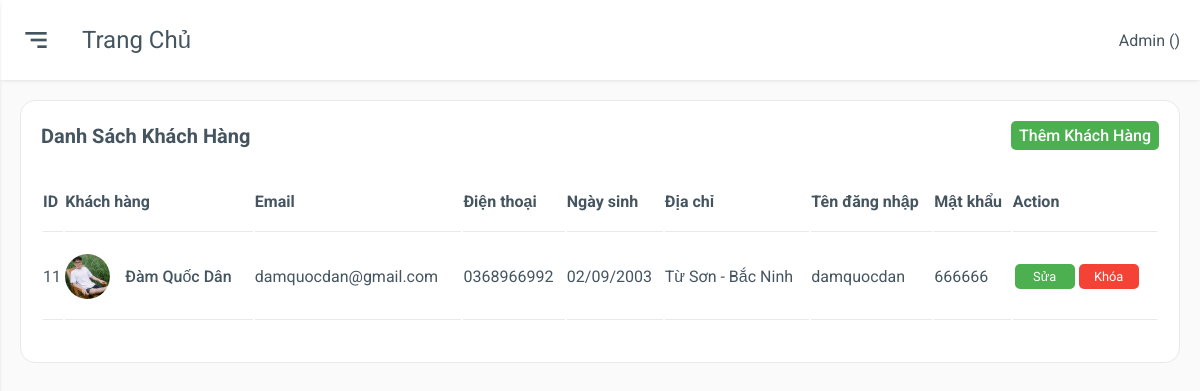
Screenshot of /admin/customer.php with the database file from the repository.
### tables this page shows
CREATE TABLE `nguoidung` (
  `ID` int(11) NOT NULL,
  `HOTEN` varchar(255) NOT NULL,
  `EMAIL` varchar(255) NOT NULL,
  `DIENTHOAI` varchar(11) NOT NULL,
  `DIACHI` varchar(255) NOT NULL,
  `NGAYSINH` date NOT NULL,
  `HINHANH` varchar(255) NOT NULL,
  `TENDANGNHAP` varchar(255) NOT NULL,
  `MATKHAU` varchar(255) NOT NULL,
  `TRANGTHAI` bit(1) NOT NULL
);

### admin/customer.php (the view, shortened to what this page needs)
<?php
    include "../connect.php";
     $admin = $_SESSION['admin'];
?>
<!DOCTYPE html>
<html>
<head>
    <link href='https://unpkg.com/boxicons@2.0.7/css/boxicons.min.css' rel='stylesheet'>
    <link rel="stylesheet" href="./css/grid.css">
    <link rel="stylesheet" href="./css/app.css">
    <link rel="stylesheet" href="./css/responsiveCustomer.css">
</head>
<body>
    <div class="main">
        <div class="main-header">
            <div class="main-option">
                    <div class="mobile-toggle" id="mobile-toggle">
                        <i class='bx bx-menu-alt-right'></i>
                    </div>
                    <div class="main-title">
                        Trang chủ
                    </div>
            </div>
            <div class="main-name">
                <p>Admin (<span><?php echo $admin['HOTEN'] ?></span>)</p>
            </div>
        </div>
        <div class="main-content">
            <div class="row">
                <div class="col-12">
                    <div class="box">
                        <div class="box-header">
                            <p>Danh sách khách hàng</p>
                            <a href="adduser.php" class="add-user">Thêm khách hàng</a>
                        </div>
                        <div class="box-body overflow-scroll">
                            <table>
                                <thead>
                                    <tr>
                                        <th>ID</th>
                                        <th>Khách hàng</th>
                                        <th>Email</th>
                                        <th>Điện thoại</th>
                                        <th>Ngày sinh</th>
                                        <th>Địa chỉ</th>
                                        <th>Tên đăng nhập</th>
                                        <th>Mật khẩu</th>
                                        <th>Action</th>
                                    </tr>
                                </thead>
                                <tbody>
                                    <?php
                                        $sql = "SELECT * FROM nguoidung";
                                        $result = mysqli_query($conn, $sql);
                                        while ($row = $result->fetch_assoc()) {
                                            $s = '<tr>
                                                    <td>'.$row['ID'].'</td>
                                                    <td>
                                                        <div class="order-owner">
                                                            <img src=.'.$row['HINHANH'].'>
                                                            <span>'.$row['HOTEN'].'</span>
                                                        </div>
                                                    </td>
                                                    <td>'.$row['EMAIL'].'</td>
                                                    <td>'.$row['DIENTHOAI'].'</td>
                                                    <td>'.date('d/m/Y', strtotime($row['NGAYSINH'])).'</td>
                                                    <td>'.$row['DIACHI'].'</td>
                                                    <td>'.$row['TENDANGNHAP'].'</td>
                                                    <td>'.$row['MATKHAU'].'</td>
                                                    <td>
                                                        <div>';
                                            $s .= '<a href="updatecustomer.php?idKH='.$row['ID'].'" class="btn btn-update">Sửa</a>';
                                            if ($row['TRANGTHAI'] == 1) {
                                                $s .= '<a href="blockcustomer.php?idKH='.$row['ID'].'" class="btn btn-block">Khóa</a>';
                                            } else {
                                                $s .= '<a href="unblockcustomer.php?idKH='.$row['ID'].'" class="btn btn-block">Mở khóa</a>';
                                            }
                                            $s .= '</div>
                                                    </td>
                                                </tr>';
                                            echo $s;
                                        }
                                    ?>
                                </tbody>
                            </table>
                        </div>
                    </div>
                </div>
            </div>
        </div>
	</div>
</body>
</html>

### admin/css/grid.css (style rules this page uses)
.row { display: flex; flex-wrap: wrap; margin: 0 -15px; }
[class*="col-"] { padding: 0 15px; margin-bottom: 20px; }
.col-12 { width: 100%; }

### admin/css/app.css (style rules this page uses)
:root { --body-bg: #fafafb; --box-bg: #ffffff; --main-color: #ff0000; --text-color: #455560; --text-second-color: #72849ab3; --border-color: #e9e9e9; --menu-item-active-bg: rgba(62, 121, 247, 0.1); --box-border-radius: 15px; --sidebar-size: 300px; --sidebar-logo-img-size: 45px; --sidebar-logo-size: 80px; --profile-image-size: 45px; --main-header-height: 80px; --shadow: 0 1px 4px -1px rgb(0 0 0 / 15%); }
* { padding: 0; margin: 0; box-sizing: border-box; }
body { font-family: "Roboto", sans-serif; background-color: var(--body-bg); color: var(--text-color); position: relative; }
a { text-decoration: none; color: unset; display: inline-block; }
.btn { background-color: transparent; border: none; outline: none; display: grid; place-items: center; cursor: pointer; color: var(--main-color); padding: 0.5rem; border-radius: 0.25rem; }
.main { padding-left: var(--sidebar-size); }
.main-header { height: var(--main-header-height); display: flex; align-items: center; justify-content: space-between; padding: 20px; background-color: var(--box-bg); box-shadow: var(--shadow); }
.main-option { display: flex; align-items: center; }
.mobile-toggle { display: none; }
.main-title { text-transform: capitalize; font-size: 1.5rem; }
.main-content { padding: 20px; }
.box { background-color: var(--box-bg); padding: 20px; border: 0.5px solid var(--border-color); border-radius: var(--box-border-radius); }
.box-header { display: flex; align-items: center; justify-content: space-between; text-transform: capitalize; font-size: 1.25rem; font-weight: 700; }
.add-user { font-size: 1rem; font-weight: 500; padding: 5px 8px; border-radius: 5px; background-color: #4CAF50; color: #fff; border: none; }
.box-body { padding: 20px 0; }
table { width: 100%; min-width: 1000px; }
.order-owner, .product { display: flex; align-items: center; text-transform: capitalize; font-weight: 500; }
.order-owner img { width: 45px; height: 45px; border-radius: 50%; margin-right: 15px; }
table thead tr { text-align: left; }
table th, table td { padding: 20px 0; border-bottom: 1px solid var(--border-color); }
.overflow-scroll { overflow-y: auto; }
.main { padding-left: 0; }
.mobile-toggle, .sidebar-close { display: grid; place-items: center; font-size: 2rem; margin-right: 30px; cursor: pointer; }
.btn { min-width: 60px; border: none; padding: 5px; text-align: center; text-decoration: none; display: inline-block; font-size: .8rem; margin: 4px 2px; cursor: pointer; }
.btn-update { font-size: .8rem; padding: 5px; color: #FFF; background-color: #4CAF50; border-radius: 5px; }
.btn-block { font-size: .8rem; padding: 5px; color: #FFF; background-color: #f44336; border-radius: 5px; border: none; }

### rows the page displays
nguoidung: ID "11", HINHANH (picture), HOTEN "Đàm Quốc Dân", EMAIL "damquocdan@gmail.com", DIENTHOAI "0368966992", NGAYSINH "02/09/2003", DIACHI "Từ Sơn - Bắc Ninh", TENDANGNHAP "damquocdan", MATKHAU "666666"
